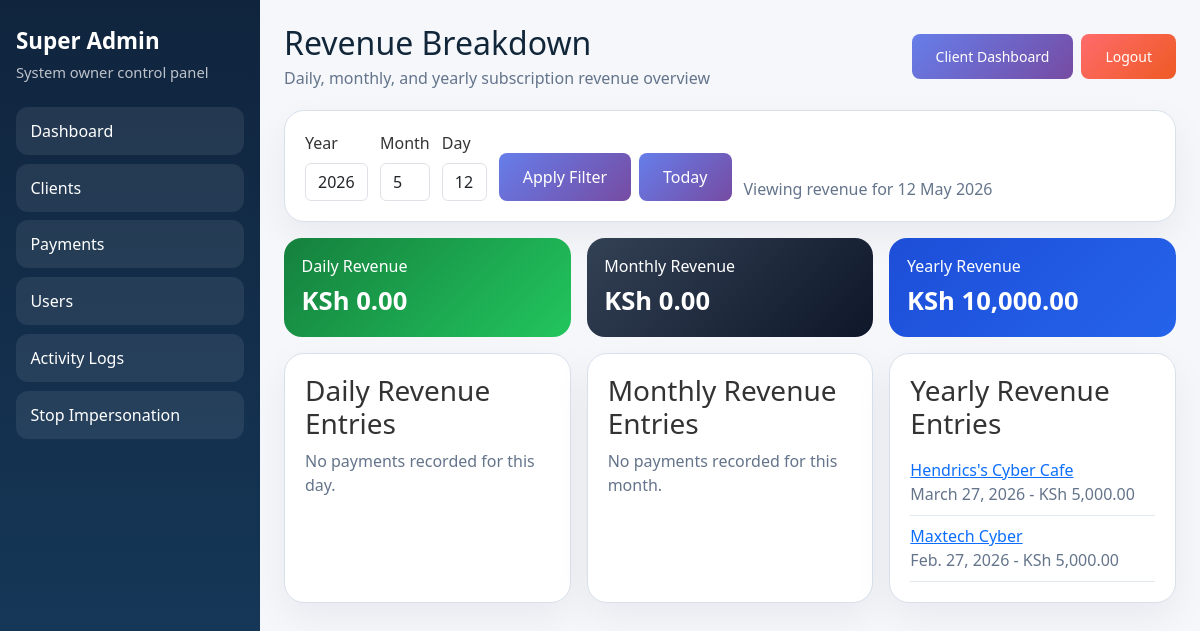
The page /super-admin/revenue/ (signed in) on the database its author committed.
### core/models.py (models this page shows, shortened)
class Payment(models.Model):
    business = models.ForeignKey(BusinessProfile, on_delete=models.CASCADE, related_name='payments')
    amount = models.DecimalField("Amount", max_digits=12, decimal_places=2)
    payment_date = models.DateField("Payment Date", default=timezone.localdate)
    duration_days = models.PositiveIntegerField("Subscription Duration (Days)", default=30)
    reference = models.CharField("Reference", max_length=100, blank=True)
    notes = models.TextField("Notes", blank=True)
    recorded_by = models.ForeignKey(
        settings.AUTH_USER_MODEL,
        on_delete=models.SET_NULL,
        null=True,
        blank=True,
        related_name='recorded_payments',
    )
    created_at = models.DateTimeField(default=timezone.now)
    class Meta:
        verbose_name = "Payment"
        verbose_name_plural = "Payments"
        ordering = ['-payment_date', '-created_at']

class BusinessProfile(models.Model):
    APPROVAL_PENDING = 'pending'
    APPROVAL_APPROVED = 'approved'
    APPROVAL_REJECTED = 'rejected'
    APPROVAL_STATUS_CHOICES = [
        (APPROVAL_PENDING, 'Pending Approval'),
        (APPROVAL_APPROVED, 'Approved'),
        (APPROVAL_REJECTED, 'Rejected'),
    ]
    owner = models.OneToOneField(
        settings.AUTH_USER_MODEL,
        on_delete=models.CASCADE,
        related_name='business_profile',
        blank=True,
        null=True,
    )
    name = models.CharField("Business Name", max_length=255)
    owner_name = models.CharField("Owner Name", max_length=255)
    phone = models.CharField("Phone", max_length=50)
    email = models.EmailField("Email", blank=True, null=True)
    location = models.TextField("Location")
    logo = models.ImageField("Logo", upload_to="logos/", blank=True, null=True)
    subscription_start_date = models.DateField("Subscription Start Date", blank=True, null=True)
    subscription_end_date = models.DateField("Subscription End Date", blank=True, null=True)
    is_active = models.BooleanField("Active", default=True)
    approval_status = models.CharField("Approval Status", max_length=20, choices=APPROVAL_STATUS_CHOICES, default=APPROVAL_APPROVED)
    date_created = models.DateTimeField("Date Created", default=timezone.now)
    class Meta:
        verbose_name = "Business Profile"
        verbose_name_plural = "Business Profiles"

### core/super_admin.py (the view)
# urls.py: path('super-admin/revenue/', super_admin.SuperAdminRevenueBreakdownView.as_view(), name='super_admin_revenue_breakdown'),
class SuperAdminRevenueBreakdownView(SuperAdminRequiredMixin, TemplateView):
    template_name = 'core/super_admin/revenue_breakdown.html'
    def get_context_data(self, **kwargs):
        context = super().get_context_data(**kwargs)
        selected_date = _get_selected_report_date(self.request)
        daily_payments = Payment.objects.filter(payment_date=selected_date).select_related('business').order_by('-created_at')
        monthly_payments = Payment.objects.filter(
            payment_date__year=selected_date.year,
            payment_date__month=selected_date.month,
        ).select_related('business').order_by('-payment_date', '-created_at')
        yearly_payments = Payment.objects.filter(
            payment_date__year=selected_date.year
        ).select_related('business').order_by('-payment_date', '-created_at')
        context.update({
            'selected_date': selected_date,
            'selected_year': selected_date.year,
            'selected_month': selected_date.month,
            'selected_day': selected_date.day,
            'year_options': list(range(timezone.localdate().year - 5, timezone.localdate().year + 2)),
            'month_options': range(1, 13),
            'day_options': range(1, 32),
            'daily_revenue': daily_payments.aggregate(total=Sum('amount'))['total'] or 0,
            'monthly_revenue': monthly_payments.aggregate(total=Sum('amount'))['total'] or 0,
            'yearly_revenue': yearly_payments.aggregate(total=Sum('amount'))['total'] or 0,
            'daily_payments': daily_payments[:25],
            'monthly_payments': monthly_payments[:50],
            'yearly_payments': yearly_payments[:50],
        })
        return context

### core/context_processors.py (called while the page is built)
def app_permissions(request):
    user = getattr(request, 'user', None)
    return {
        'app_role': get_user_role(user) if user and user.is_authenticated else None,
        'can_backup_restore': can_backup_restore(user) if user and user.is_authenticated else False,
        'can_manage_business': can_manage_business(user) if user and user.is_authenticated else False,
        'can_manage_records': can_manage_records(user) if user and user.is_authenticated else False,
        'can_view_reports': can_view_reports(user) if user and user.is_authenticated else False,
    }

### core/currency.py (called while the page is built)
def format_ksh(value):
    try:
        amount = Decimal(value)
    except (InvalidOperation, TypeError, ValueError):
        amount = Decimal("0")
    return f"KSh {amount:,.2f}"

### core/permissions.py (called while the page is built)
def get_user_role(user):
    if not user or not user.is_authenticated:
        return None
    business = get_user_business(user)
    if business.owner_id == user.id:
        return 'admin'
    profile = _get_profile(user)
    if profile and getattr(profile, 'business_id', None) == business.id:
        return profile.role
    return 'staff'

def can_backup_restore(user):
    return get_user_role(user) == 'admin'

def can_manage_business(user):
    return get_user_role(user) == 'admin'

def can_manage_records(user):
    return get_user_role(user) in {'admin', 'staff'}

def can_view_reports(user):
    return get_user_role(user) in {'admin', 'staff', 'viewer'}

### core/super_admin.py (called while the page is built)
def _get_selected_report_date(request):
    today = timezone.localdate()
    raw_year = request.GET.get('year')
    raw_month = request.GET.get('month')
    raw_day = request.GET.get('day')
    try:
        year = int(raw_year) if raw_year else today.year
    except (TypeError, ValueError):
        year = today.year
    try:
        month = int(raw_month) if raw_month else today.month
    except (TypeError, ValueError):
        month = today.month
    try:
        day = int(raw_day) if raw_day else today.day
    except (TypeError, ValueError):
        day = today.day
    month = max(1, min(12, month))
    last_day = (datetime(year + (month == 12), 1 if month == 12 else month + 1, 1).date() - timedelta(days=1)).day
    day = max(1, min(last_day, day))
    return datetime(year, month, day).date()

    def test_func(self):
        return self.request.user.is_superuser

### core/templatetags/currency_filters.py (called while the page is built)
@register.filter
def ksh(value):
    return format_ksh(value)

### templates/core/super_admin/revenue_breakdown.html (shortened to what this page needs)
{% extends 'core/super_admin/base.html' %}
{% load currency_filters %}
{% block page_title %}Revenue Breakdown{% endblock %}
{% block page_subtitle %}Daily, monthly, and yearly subscription revenue overview{% endblock %}
{% block content %}
<div class="sa-card" style="margin-bottom:1rem;">
    <form method="get" style="display:flex; gap:0.75rem; flex-wrap:wrap; align-items:end;">
        <div>
            <label class="form-label">Year</label>
            <select name="year" class="form-control">
                {% for year in year_options %}
                    <option value="{{ year }}" {% if selected_year == year %}selected{% endif %}>{{ year }}</option>
                {% endfor %}
            </select>
        </div>
        <div>
            <label class="form-label">Month</label>
            <select name="month" class="form-control">
                {% for month in month_options %}
                    <option value="{{ month }}" {% if selected_month == month %}selected{% endif %}>{{ month }}</option>
                {% endfor %}
            </select>
        </div>
        <div>
            <label class="form-label">Day</label>
            <select name="day" class="form-control">
                {% for day in day_options %}
                    <option value="{{ day }}" {% if selected_day == day %}selected{% endif %}>{{ day }}</option>
                {% endfor %}
            </select>
        </div>
        <div style="display:flex; gap:0.5rem;">
            <button type="submit" class="btn btn-primary">Apply Filter</button>
            <a href="{% url 'super_admin_revenue_breakdown' %}" class="btn btn-outline-secondary">Today</a>
        </div>
        <div style="color:#64748b;">Viewing revenue for {{ selected_date|date:"d M Y" }}</div>
    </form>
</div>
<div class="sa-grid sa-grid-3" style="margin-bottom:1rem;">
    <div class="sa-stat sa-stat-green">Daily Revenue<strong>{{ daily_revenue|ksh }}</strong></div>
    <div class="sa-stat sa-stat-slate">Monthly Revenue<strong>{{ monthly_revenue|ksh }}</strong></div>
    <div class="sa-stat sa-stat-blue">Yearly Revenue<strong>{{ yearly_revenue|ksh }}</strong></div>
</div>
<div class="sa-grid sa-grid-3">
    <section class="sa-card">
        <h3>Daily Revenue Entries</h3>
        {% for payment in daily_payments %}
            <div style="padding:0.55rem 0; border-bottom:1px solid #e2e8f0;">
                <a href="{% url 'super_admin_client_detail' payment.business.pk %}">{{ payment.business.name }}</a>
                <div style="color:#64748b;">{{ payment.payment_date }} - {{ payment.amount|ksh }}</div>
            </div>
        {% empty %}
            <p style="margin:0; color:#64748b;">No payments recorded for this day.</p>
        {% endfor %}
    </section>
    <section class="sa-card">
        <h3>Monthly Revenue Entries</h3>
        {% for payment in monthly_payments %}
            <div style="padding:0.55rem 0; border-bottom:1px solid #e2e8f0;">
                <a href="{% url 'super_admin_client_detail' payment.business.pk %}">{{ payment.business.name }}</a>
                <div style="color:#64748b;">{{ payment.payment_date }} - {{ payment.amount|ksh }}</div>
            </div>
        {% empty %}
            <p style="margin:0; color:#64748b;">No payments recorded for this month.</p>
        {% endfor %}
    </section>
    <section class="sa-card">
        <h3>Yearly Revenue Entries</h3>
        {% for payment in yearly_payments %}
            <div style="padding:0.55rem 0; border-bottom:1px solid #e2e8f0;">
                <a href="{% url 'super_admin_client_detail' payment.business.pk %}">{{ payment.business.name }}</a>
                <div style="color:#64748b;">{{ payment.payment_date }} - {{ payment.amount|ksh }}</div>
            </div>
        {% empty %}
            <p style="margin:0; color:#64748b;">No payments recorded for this year.</p>
        {% endfor %}
    </section>
</div>
{% endblock %}

### static/css/style.css (style rules this page uses)
body { font-family: 'Segoe UI', Tahoma, Geneva, Verdana, sans-serif; background: #f8f9fa; color: #333; margin: 0; padding: 0; min-height: 100vh; display: flex; flex-direction: column; }
.btn { padding: 0.75rem 1.5rem; background: linear-gradient(135deg, #667eea 0%, #764ba2 100%); color: #fff; text-decoration: none; border-radius: 8px; border: none; cursor: pointer; transition: all 0.3s ease; font-weight: 500; }

### templates/core/super_admin/base.html (style rules this page uses)
.sa-card { background: #fff; border: 1px solid #d8e1eb; border-radius: 20px; padding: 1.25rem; box-shadow: 0 14px 38px rgba(15, 23, 42, 0.06); }
.sa-grid { display: grid; gap: 1rem; }
.sa-grid-3 { grid-template-columns: repeat(3, minmax(0, 1fr)); }
.sa-stat { color: #fff; border-radius: 18px; padding: 1rem 1.1rem; }
.sa-stat strong { display: block; font-size: 1.6rem; margin-top: 0.3rem; }
.sa-stat-blue { background: linear-gradient(135deg, #1d4ed8 0%, #2563eb 100%); }
.sa-stat-green { background: linear-gradient(135deg, #15803d 0%, #22c55e 100%); }
.sa-stat-slate { background: linear-gradient(135deg, #334155 0%, #0f172a 100%); }

### rows shown on the page
Payment: business.name "Hendrics's Cyber Cafe", payment_date "March 27, 2026", amount|ksh "KSh 5,000.00"
Payment: business.name "Maxtech Cyber", payment_date "Feb. 27, 2026", amount|ksh "KSh 5,000.00"

### other values the page prints
{{ selected_date|date:"d M Y" }} "12 May 2026"
{{ daily_revenue|ksh }} "KSh 0.00"
{{ monthly_revenue|ksh }} "KSh 0.00"
{{ yearly_revenue|ksh }} "KSh 10,000.00"
form field year "2026"
form field month "5"
form field day "12"
